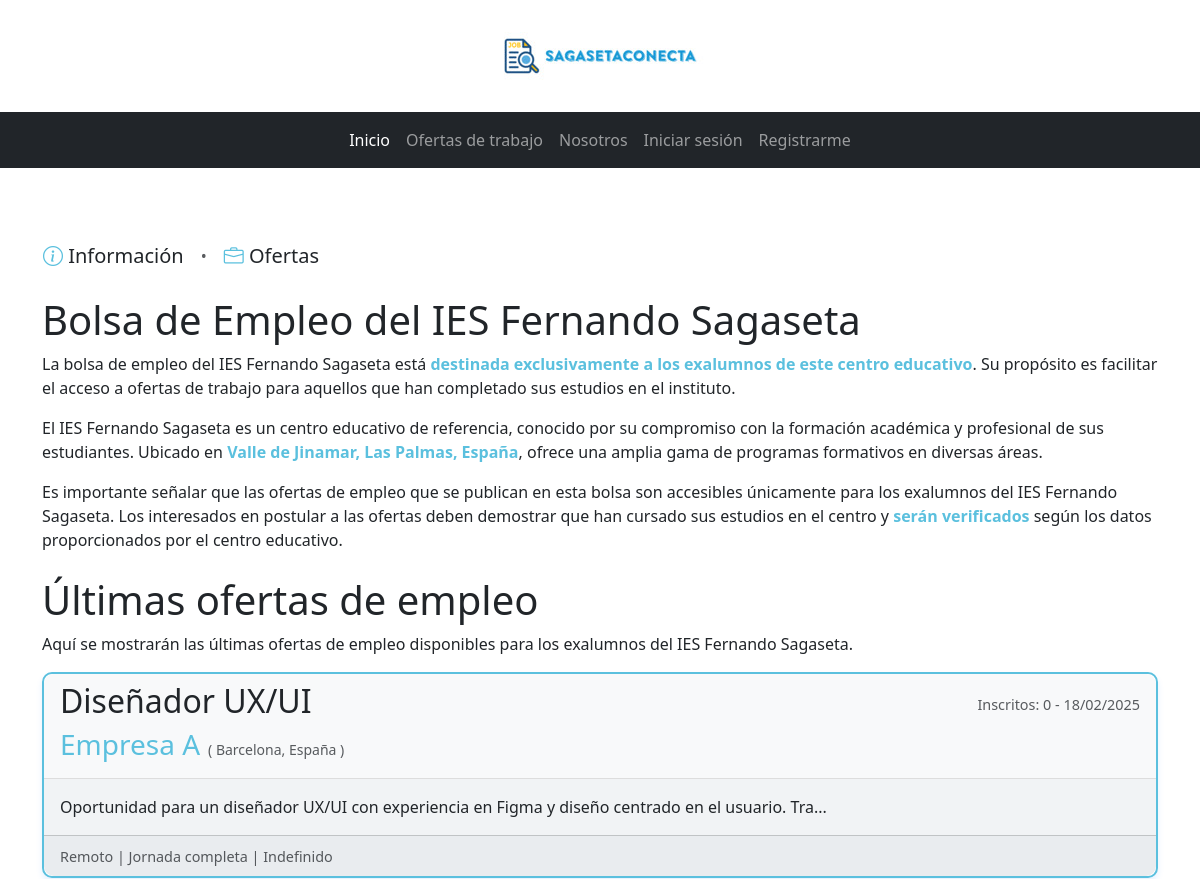
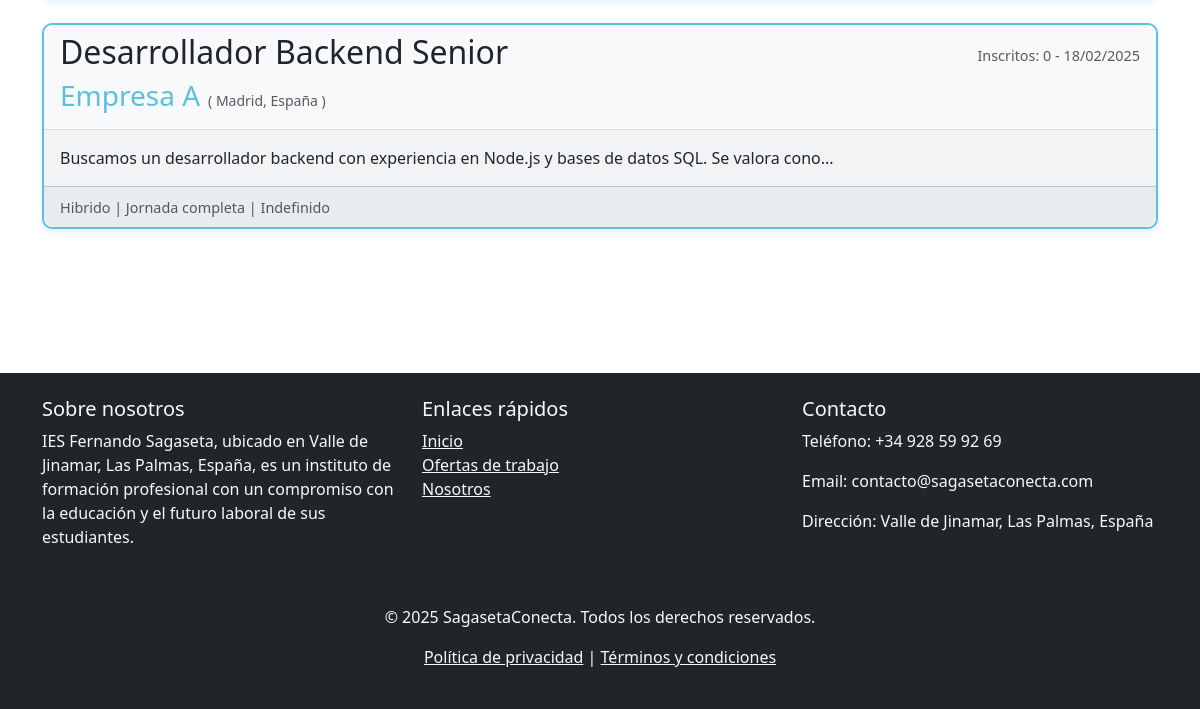
Before: / with the older database file (2 pictures, top to bottom).
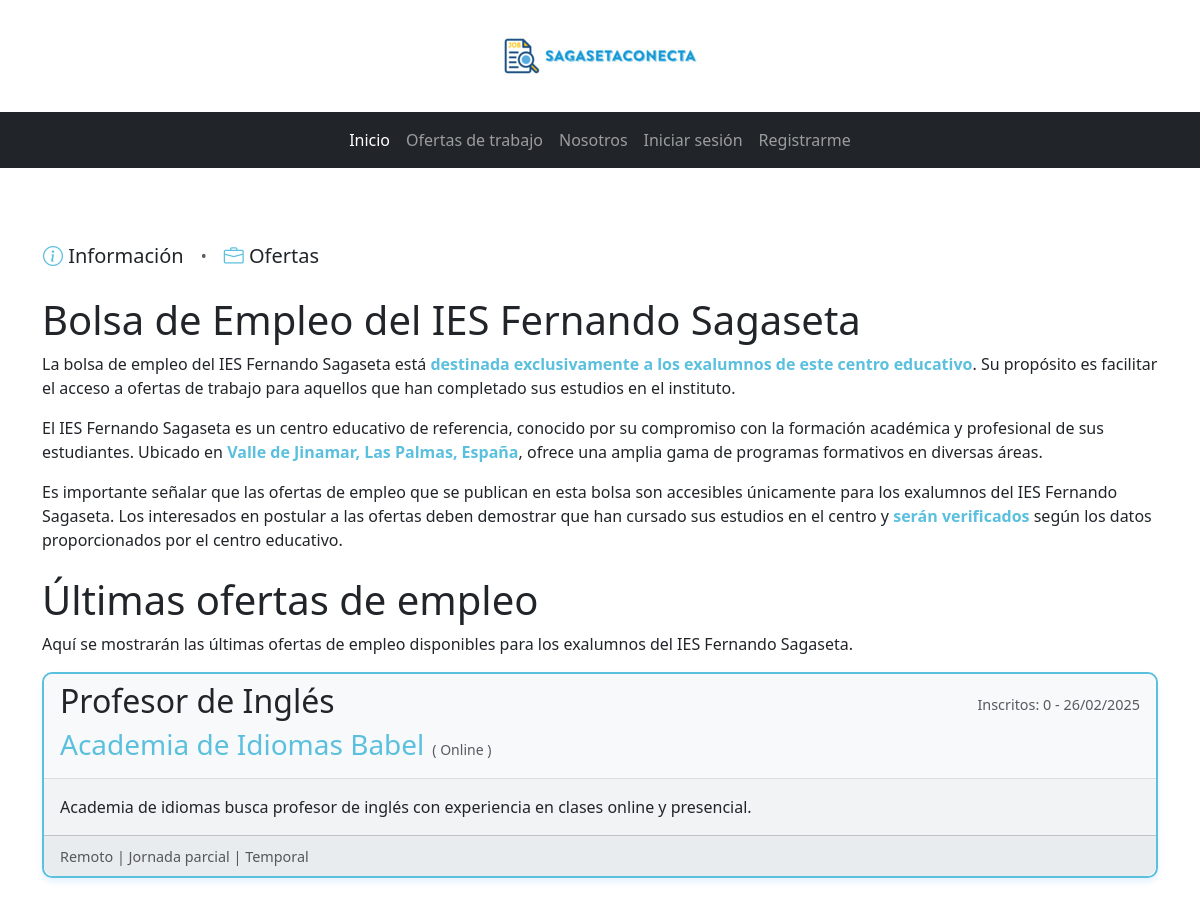
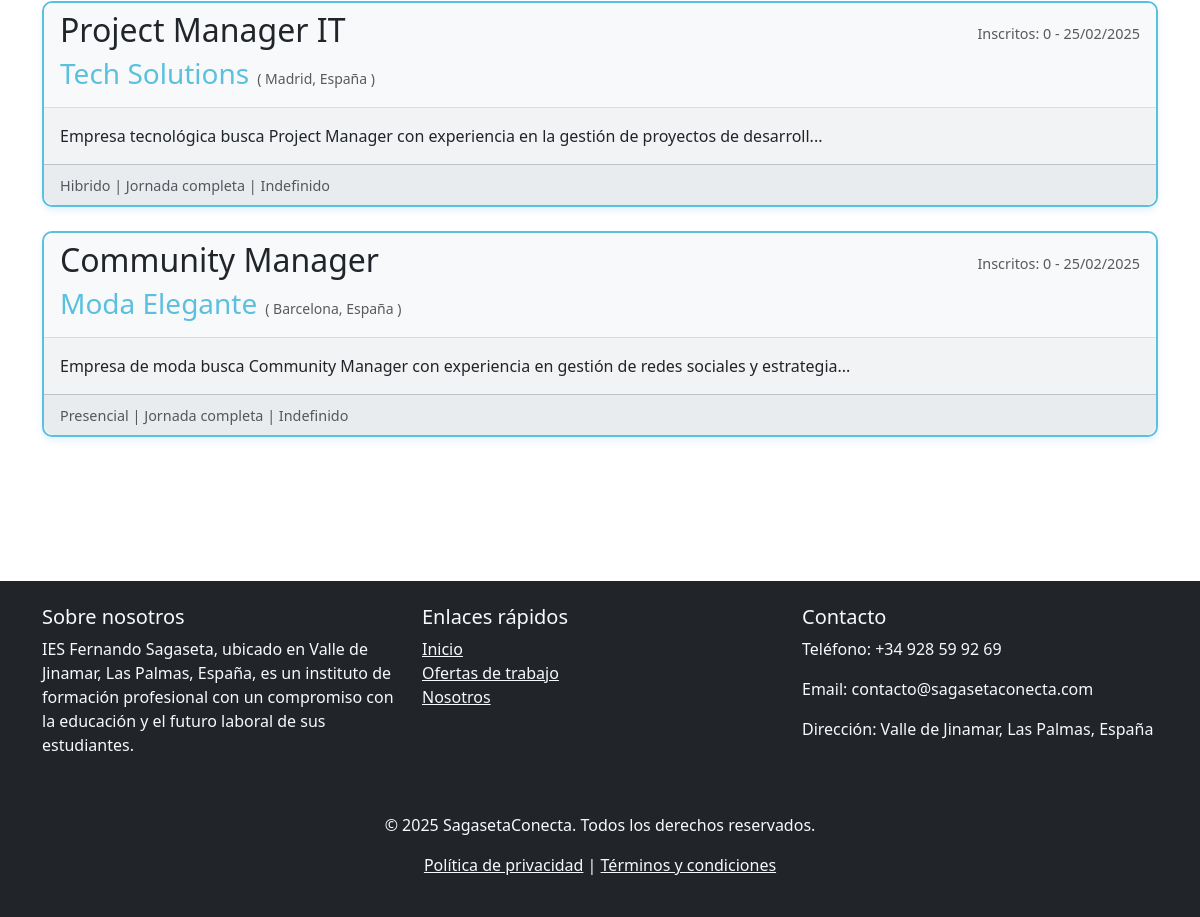
After: the same page with the newer database file (2 pictures, top to bottom).
### tables this page shows
CREATE TABLE `oferta_empleo` (
  `id` bigint(20) NOT NULL,
  `empresa_id` bigint(20) NOT NULL,
  `familia_id` bigint(20) NOT NULL,
  `titulo` varchar(255) NOT NULL,
  `descripcion` text NOT NULL,
  `fecha_publicacion` timestamp NOT NULL DEFAULT current_timestamp(),
  `verificado` tinyint(1) NOT NULL DEFAULT 0,
  `ubicacion` varchar(255) NOT NULL,
  `presencialidad` enum('Presencial','Hibrido','Remoto') NOT NULL,
  `jornada` enum('Por horas','Jornada completa','Jornada parcial') NOT NULL,
  `tipo_contrato` enum('Indefinido','Temporal','Por obra') NOT NULL,
  `estado` enum('Activo','Pendiente de verificar','Oculto') NOT NULL DEFAULT 'Pendiente de verificar',
  `slug` varchar(255) DEFAULT NULL
);

CREATE TABLE `empresa` (
  `id` bigint(20) NOT NULL,
  `nombre` varchar(255) NOT NULL,
  `CIF` varchar(255) NOT NULL,
  `email` varchar(255) NOT NULL,
  `password` varchar(255) NOT NULL,
  `verificado` tinyint(1) NOT NULL DEFAULT 0
);

### index.php (the view, shortened to what this page needs)
<!DOCTYPE html>
<html lang="en">
<head>
  <link rel="stylesheet" href="https://cdn.jsdelivr.net/npm/bootstrap@5.3.2/dist/css/bootstrap.min.css">
  <link href="https://cdn.jsdelivr.net/npm/bootstrap-icons/font/bootstrap-icons.css" rel="stylesheet">
</head>
<body class="d-flex flex-column min-vh-100">
  <header class="container text-center py-3">
    <img src="./src/assets/img/logo_size_long.jpg" alt="Logo" class="img-fluid w-70 w-md-50 w-lg-25 mx-auto d-block">
  </header>
  <nav class="navbar navbar-expand-md navbar-dark bg-dark">
    <div class="container">
      <div class="collapse navbar-collapse justify-content-center" id="navbarNav">
        <ul class="navbar-nav">
          <li class="nav-item">
            <a class="nav-link active" href="./index.php">Inicio</a>
          </li>
          <li class="nav-item">
            <a class="nav-link" href="./src/ofertas.php">Ofertas de trabajo</a>
          </li>
          <li class="nav-item">
            <a class="nav-link" href="./src/about.php">Nosotros</a>
          </li>
          <?php
          if (isset($_COOKIE['user_type'])) {
            if (isset($_COOKIE['user_type']) === 'usuario') {
              echo '
                  <li class="nav-item">
                    <a class="nav-link" href="./src/usuario/dashboard_usuario.php">
                      Dashboard
                    </a>
                  </li>
                ';
            } elseif (isset($_COOKIE['user_type']) === 'empresa') {
              echo '
                  <li class="nav-item">
                    <a class="nav-link" href="./src/empresa/dashboard_empresa.php">
                      Dashboard
                    </a>
                  </li>
                ';
            } elseif (isset($_COOKIE['user_type']) === 'centro') {
              echo '
                  <li class="nav-item">
                    <a class="nav-link" href="./src/centro/dashboard_centro.php">
                      Dashboard
                    </a>
                  </li>
                ';
            }
            echo '
                <li class="nav-item">
                  <a class="nav-link" href="./src/auth/logout.php">
                    Cerrar sesión
                  </a>
                </li>
              ';
          } else {
            echo '
                <li class="nav-item">
                  <a class="nav-link" href="./src/login.php">Iniciar sesión</a>
                </li>
                <li class="nav-item">
                  <a class="nav-link" href="./src/register.php">Registrarme</a>
                </li>
              ';
          }
          ?>
        </ul>
      </div>
    </div>
  </nav>
  <main class="container my-5">
    <div class="d-flex justify-content-start align-items-center my-4">
      <a href="#informacion-bolsa" class="btn btn-link text-decoration-none text-dark fs-5 hover-effect" style="margin: 0; padding: 0;">
        <i class="bi bi-info-circle" style="color: #5bc0de;"></i> Información
      </a>
      <span class="mx-3 text-muted">•</span>
      <a href="#ofertas-empleo" class="btn btn-link text-decoration-none text-dark fs-5 hover-effect" style="margin: 0; padding: 0;">
        <i class="bi bi-briefcase" style="color: #5bc0de;"></i> Ofertas
      </a>
    </div>
    <section id="informacion-bolsa" class="my-4">
      <h1>Bolsa de Empleo del IES Fernando Sagaseta</h1>
      <p>La bolsa de empleo del IES Fernando Sagaseta está <strong style="color: #5bc0de;">destinada exclusivamente a los exalumnos de este centro educativo</strong>. Su propósito es facilitar el acceso a ofertas de trabajo para aquellos que han completado sus estudios en el instituto.</p>
      <p>El IES Fernando Sagaseta es un centro educativo de referencia, conocido por su compromiso con la formación académica y profesional de sus estudiantes. Ubicado en <strong style="color: #5bc0de;">Valle de Jinamar, Las Palmas, España</strong>, ofrece una amplia gama de programas formativos en diversas áreas.</p>
      <p>Es importante señalar que las ofertas de empleo que se publican en esta bolsa son accesibles únicamente para los exalumnos del IES Fernando Sagaseta. Los interesados en postular a las ofertas deben demostrar que han cursado sus estudios en el centro y <strong style="color: #5bc0de;">serán verificados</strong> según los datos proporcionados por el centro educativo.</p>
    </section>
    <section id="ofertas-empleo" class="my-4">
      <h1>Últimas ofertas de empleo</h1>
      <p>Aquí se mostrarán las últimas ofertas de empleo disponibles para los exalumnos del IES Fernando Sagaseta.</p>
      <div class="row">
        <?php
        try {
          $conn = createConnection();
          $query = "SELECT * FROM oferta_empleo WHERE verificado=1 ORDER BY fecha_publicacion DESC limit 3";
          $stmt = $conn->prepare($query);
          $stmt->execute();
          $ofertas = $stmt->fetchAll(PDO::FETCH_ASSOC);
          if (empty($ofertas)) {
            echo "<p>Todavía no hay ofertas, vuelve más tarde.<p>";
          } else {
            foreach ($ofertas as $oferta) {
              $fechaOriginal = new DateTime($oferta['fecha_publicacion']);
              $fechaFormateada = $fechaOriginal->format('d/m/Y');
              $query = "SELECT nombre FROM empresa WHERE id = :empresa_id";
              $stmt = $conn->prepare($query);
              $stmt->bindParam(':empresa_id', $oferta['empresa_id']);
              $stmt->execute();
              $empresa = $stmt->fetchAll(PDO::FETCH_ASSOC);
              $query = "SELECT count(1) AS total_inscripciones FROM inscripcion WHERE oferta_id = :oferta_id";
              $stmt = $conn->prepare($query);
              $stmt->bindParam(':oferta_id', $oferta['id']);
              $stmt->execute();
              $inscripciones = $stmt->fetch(PDO::FETCH_ASSOC);
              $totalInscripciones = $inscripciones['total_inscripciones'];
              if (empty($empresa)) {
                error_log("No se ha podido encontrar la empresa.");
                exit();
              } else {
                echo '
                  <div class="col-12 mb-4">
                    <div class="card h-100" style="border: 2px solid #5bc0de; border-radius: 10px; box-shadow: 0 4px 6px rgba(0, 123, 255, 0.1);">
                      <a href="./src/detalle.php?slug=' . urlencode($oferta['slug']) . '" class="text-decoration-none">
                        <div class="card-header" style="background-color: #f8f9fa; border-bottom: 1px solid #ddd; border-top-left-radius: 10px; border-top-right-radius: 10px;">
                          <div class="d-flex flex-row justify-content-between align-items-center">
                            <h2 class="card-title text-dark" style="font-weight: 500;">' . htmlspecialchars($oferta['titulo']) . '</h2>
                            <small class="text-muted" style="font-size: 0.9rem">' . 'Inscritos: ' .  $totalInscripciones . ' - ' .  $fechaFormateada . '</small>
                          </div>
                        <div class="d-flex flex-row justify-content-start align-items-center">
                          <h3 class="card-title me-2" style="color: #5bc0de;">' . $empresa[0]['nombre'] . '</h3>
                          <small class="text-muted">( ' . htmlspecialchars($oferta['ubicacion']) . ' )</small>
                        </div>
                      </div>
                      <div class="card-body" style="background-color: #f1f3f5;">
                        <p class="card-text text-dark" style="font-size: 1rem; line-height: 1.5;">' . mb_strimwidth(htmlspecialchars($oferta['descripcion']), 0, 100, '...') . '</p>
                      </div>
                      <div class="card-footer" style="background-color: #e9ecef; border-bottom-left-radius: 10px; border-bottom-right-radius: 10px;">
                        <small class="text-muted" style="font-size: 0.9rem;">' . htmlspecialchars($oferta['presencialidad']) . ' | ' . htmlspecialchars($oferta['jornada']) . ' | ' . htmlspecialchars($oferta['tipo_contrato']) . '</small>
                      </div>
                    </a>
                  </div>
                </div>
              ';
              }
            }
          }
        } catch (PDOException $ex) {
          error_log("Error al conectar con la base de datos: " . $ex->getMessage());
          exit();
        } finally {
          $conn = null;
        }
        ?>
    </section>
  </main>
  <footer class="bg-dark text-light py-4 mt-5">
    <div class="container">
      <div class="row">
        <div class="col-md-4 mb-3">
          <h5>Sobre nosotros</h5>
          <p>IES Fernando Sagaseta, ubicado en Valle de Jinamar, Las Palmas, España, es un instituto de formación profesional con un compromiso con la educación y el futuro laboral de sus estudiantes.</p>
        </div>
        <div class="col-md-4 mb-3">
          <h5>Enlaces rápidos</h5>
          <ul class="list-unstyled">
            <li><a href="./index.php" class="text-light">Inicio</a></li>
            <li><a href="./src/ofertas.php" class="text-light">Ofertas de trabajo</a></li>
            <li><a href="./src/about.php" class="text-light">Nosotros</a></li>
          </ul>
        </div>
        <div class="col-md-4 mb-3">
          <h5>Contacto</h5>
          <p>Teléfono: +34 928 59 92 69</p>
          <p>Email: contacto@sagasetaconecta.com</p>
          <p>Dirección: Valle de Jinamar, Las Palmas, España</p>
        </div>
      </div>
      <div class="text-center mt-4">
        <p>&copy; 2025 SagasetaConecta. Todos los derechos reservados.</p>
        <p>
          <a href="./src/assets/pdf/Política de Privacidad.pdf" class="text-light" target="_blank">Política de privacidad</a> |
          <a href="./src/assets/pdf/Términos y Condiciones de Uso.pdf" class="text-light" target="_blank">Términos y condiciones</a>
        </p>
      </div>
    </div>
  </footer>
</body>
</html>

### index.php (style rules this page uses)
html { overflow-y: scroll; }
body { padding-right: 0; }
.btn-link { font-weight: 500; }

Changed rows visible on the page:
removed oferta_empleo: titulo "Diseñador UX/UI", totalInscripciones "0", fecha_publicacion "18/02/2025", empresa.nombre "Empresa A", ubicacion "Barcelona, España", descripcion "Oportunidad para un diseñador UX/UI con experiencia en Figma y diseño centrado en el usuario. Tra...", presencialidad "Remoto", jornada "Jornada completa", tipo_contrato "Indefinido"
removed oferta_empleo: titulo "Desarrollador Backend Senior", totalInscripciones "0", fecha_publicacion "18/02/2025", empresa.nombre "Empresa A", ubicacion "Madrid, España", descripcion "Buscamos un desarrollador backend con experiencia en Node.js y bases de datos SQL. Se valora cono...", presencialidad "Hibrido", jornada "Jornada completa", tipo_contrato "Indefinido"
added oferta_empleo: titulo "Profesor de Inglés", totalInscripciones "0", fecha_publicacion "26/02/2025", empresa.nombre "Academia de Idiomas Babel", ubicacion "Online", descripcion "Academia de idiomas busca profesor de inglés con experiencia en clases online y presencial.", presencialidad "Remoto", jornada "Jornada parcial", tipo_contrato "Temporal"
added oferta_empleo: titulo "Project Manager IT", totalInscripciones "0", fecha_publicacion "25/02/2025", empresa.nombre "Tech Solutions", ubicacion "Madrid, España", descripcion "Empresa tecnológica busca Project Manager con experiencia en la gestión de proyectos de desarroll...", presencialidad "Hibrido", jornada "Jornada completa", tipo_contrato "Indefinido"
added oferta_empleo: titulo "Community Manager", totalInscripciones "0", fecha_publicacion "25/02/2025", empresa.nombre "Moda Elegante", ubicacion "Barcelona, España", descripcion "Empresa de moda busca Community Manager con experiencia en gestión de redes sociales y estrategia...", presencialidad "Presencial", jornada "Jornada completa", tipo_contrato "Indefinido"
